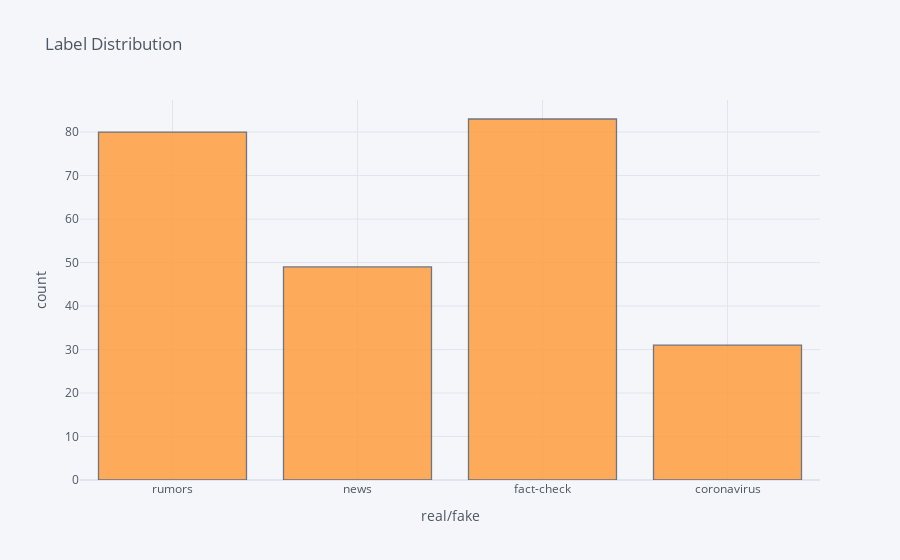

Source (notebook cell):
### Code cell
df['Category'].iplot(kind='hist', xTitle='real/fake', yTitle = 'count', title = 'Label Distribution')

### Figure 1 — Plotly figure (JSON) as saved in the notebook; plotly's stock layout.template omitted (floating-point values rounded to 4 significant figures; data arrays with more than 128 entries replaced by an {"elided": "..."} marker saying what was removed)
{"data": [{"histfunc": "count", "histnorm": "", "marker": {"color": "rgba(255, 153, 51, 1.0)", "line": {"color": "#4D5663", "width": 1.3}}, "name": "Category", "opacity": 0.8, "orientation": "v", "type": "histogram", "x": {"elided": "243 str values"}}], "layout": {"barmode": "overlay", "legend": {"bgcolor": "#F5F6F9", "font": {"color": "#4D5663"}}, "paper_bgcolor": "#F5F6F9", "plot_bgcolor": "#F5F6F9", "title": {"font": {"color": "#4D5663"}, "text": "Label Distribution"}, "xaxis": {"gridcolor": "#E1E5ED", "showgrid": true, "tickfont": {"color": "#4D5663"}, "title": {"font": {"color": "#4D5663"}, "text": "real/fake"}, "zerolinecolor": "#E1E5ED"}, "yaxis": {"gridcolor": "#E1E5ED", "showgrid": true, "tickfont": {"color": "#4D5663"}, "title": {"font": {"color": "#4D5663"}, "text": "count"}, "zerolinecolor": "#E1E5ED"}}}
